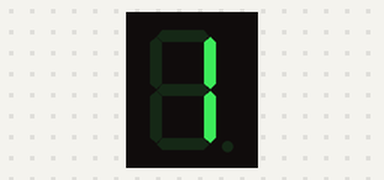
A sketch run on a simulated Arduino Uno, built with avr-gcc and run on an emulated ATmega328P. Shown: 1-digit seven-segment display. Wiring (inferred from the names in the program): 1-digit 7-segment display, segments lit when HIGH: segments pin 8, pin 9, pin 11, pin 12, pin 13, pin 7, pin 6, pin 10. The segment pins are drawn as the display they are named for.

Above: at 0.1 s.
At 1.1 s:
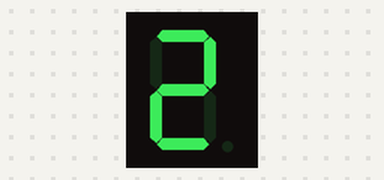
At 2.1 s:
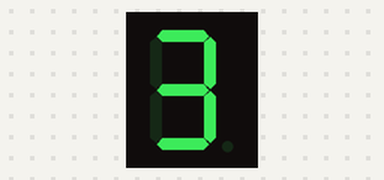
At 3.1 s:
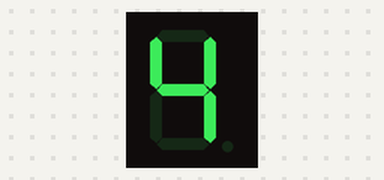
At 4.1 s:
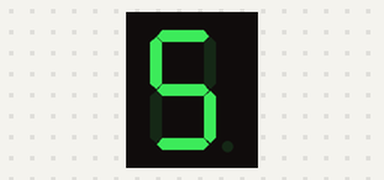

The sketch:

1_DIGIT_7_SEGMENT_-_Writing_1-5.ino
```cpp
//This code is for 1 Digit 7 Segment LED Matrix.
//Refered Video - https://www.youtube.com/watch?v=kEVdZ1i4Uok
//Useful Google Image to see the alphabets in the LED Matrix - https://www.google.cz/search?safe=active&rlz=1C1CHBF_enCZ785CZ785&biw=1366&bih=626&tbm=isch&sa=1&ei=mFT4W5CVDofIaPKZv-gC&q=1+DIGIT+7+segment+alphabets+arduino&oq=1+DIGIT+7+segment+alphabets+arduino&gs_l=img.3...7100.8996..9249...0.0..0.219.731.6j1j1......1....1..gws-wiz-img.4HN66iChNSA#imgrc=RnsoaYOKhQRpnM:
//If rebuilding then use port 5-13, 5v, ground.


int a = 8;
int b = 9;
int c = 11;
int d = 12;
int e = 13;
int f = 7;
int g = 6;
int dp = 10;


void setup() {
  // This part just tells the ardiuno which ports to supply electricity from.
pinMode(a, OUTPUT);
pinMode(b, OUTPUT);
pinMode(c, OUTPUT);
pinMode(d, OUTPUT);
pinMode(e, OUTPUT);
pinMode(f, OUTPUT);
pinMode(g, OUTPUT);
pinMode(dp, OUTPUT);
}

void loop() {
  // put your main code here, to run repeatedly:
digitalWrite(b, HIGH);//These tow lines turn on 2 specific lines on the led to show the number 1.
  digitalWrite(c, HIGH);

  delay(1000);
  digitalWrite(b, 0);//These tow lines turn on 2 specific lines on the led to show the number 1.
  digitalWrite(c, 0);


   digitalWrite(a, HIGH);// These lines are supposed to turn on for the number 2.
  digitalWrite(b, HIGH);
  digitalWrite(g, HIGH);
  digitalWrite(e, HIGH);
  digitalWrite(d, HIGH);
delay(1000);
   digitalWrite(a, 0);// To turn of 2.
  digitalWrite(b, 0);
  digitalWrite(g, 0);
  digitalWrite(e, 0);
  digitalWrite(d, 0);

 digitalWrite(a, HIGH);// These lines are supposed to turn on for the number 3.
  digitalWrite(b, HIGH);
  digitalWrite(g, HIGH);
  digitalWrite(c, HIGH);
  digitalWrite(d, HIGH);

  delay(1000);

   digitalWrite(a, 0);// To turn of 3.
  digitalWrite(b, 0);
  digitalWrite(g, 0);
  digitalWrite(c, 0);
  digitalWrite(d, 0);

   digitalWrite(f, HIGH);// These lines are supposed to turn on for the number 4
  digitalWrite(b, HIGH);
  digitalWrite(g, HIGH);
  digitalWrite(c, HIGH);


  delay(1000);


 digitalWrite(f, 0);// To turn of 4
  digitalWrite(b, 0);
  digitalWrite(g, 0);
  digitalWrite(c, 0);


  digitalWrite(a, HIGH);// These lines are supposed to turn on for the word 5
  digitalWrite(f, HIGH);
  digitalWrite(g, HIGH);
  digitalWrite(c, HIGH);
  digitalWrite(d, HIGH);

  delay(1000);

   digitalWrite(a, 0);// To turn of 5
  digitalWrite(f, 0);
  digitalWrite(g, 0);
  digitalWrite(c, 0);
  digitalWrite(d, 0);


}
```

Measured:
- by itself, everything shown: repeats every 5.0 s, in 6 steps
- what the display in image 1 shows lasts 1.0 s, from 1.0 s to 2.0 s
